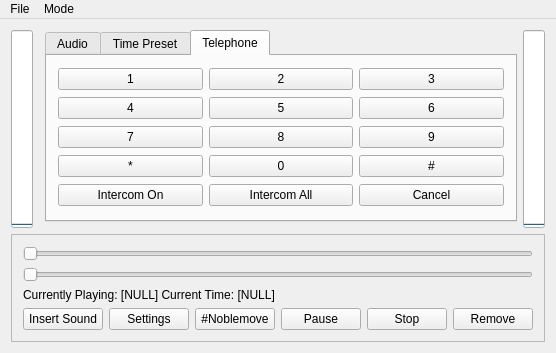
<?xml version="1.0" encoding="UTF-8"?>
<ui version="4.0">
 <class>MainWindow</class>
 <widget class="QMainWindow" name="MainWindow">
  <property name="geometry">
   <rect>
    <x>0</x>
    <y>0</y>
    <width>524</width>
    <height>353</height>
   </rect>
  </property>
  <property name="windowTitle">
   <string>MainWindow</string>
  </property>
  <widget class="QWidget" name="centralWidget">
   <layout class="QGridLayout" name="gridLayout_2">
    <item row="4" column="0" colspan="4">
     <widget class="QFrame" name="frame">
      <property name="statusTip">
       <string/>
      </property>
      <property name="frameShape">
       <enum>QFrame::StyledPanel</enum>
      </property>
      <property name="frameShadow">
       <enum>QFrame::Plain</enum>
      </property>
      <layout class="QGridLayout" name="gridLayout">
       <item row="4" column="5">
        <widget class="QPushButton" name="Remove_Button">
         <property name="text">
          <string>Remove</string>
         </property>
        </widget>
       </item>
       <item row="4" column="2">
        <widget class="QPushButton" name="Secret_Button">
         <property name="text">
          <string>#Noblemove</string>
         </property>
        </widget>
       </item>
       <item row="1" column="0" colspan="6">
        <widget class="QSlider" name="Time_Slider">
         <property name="orientation">
          <enum>Qt::Horizontal</enum>
         </property>
        </widget>
       </item>
       <item row="3" column="0" colspan="6">
        <widget class="QLabel" name="Status_Label">
         <property name="text">
          <string>Currently Playing: [NULL] Current Time: [NULL]</string>
         </property>
        </widget>
       </item>
       <item row="4" column="3">
        <widget class="QPushButton" name="Pause_Button">
         <property name="text">
          <string>Pause</string>
         </property>
        </widget>
       </item>
       <item row="4" column="0">
        <widget class="QPushButton" name="ISound_Button">
         <property name="text">
          <string>Insert Sound</string>
         </property>
        </widget>
       </item>
       <item row="4" column="4">
        <widget class="QPushButton" name="Stop_Button">
         <property name="text">
          <string>Stop</string>
         </property>
        </widget>
       </item>
       <item row="4" column="1">
        <widget class="QPushButton" name="Setting_Button">
         <property name="text">
          <string>Settings</string>
         </property>
        </widget>
       </item>
       <item row="0" column="0" colspan="6">
        <widget class="QSlider" name="Speed_Slider">
         <property name="enabled">
          <bool>true</bool>
         </property>
         <property name="minimum">
          <number>1</number>
         </property>
         <property name="maximum">
          <number>255</number>
         </property>
         <property name="orientation">
          <enum>Qt::Horizontal</enum>
         </property>
        </widget>
       </item>
      </layout>
     </widget>
    </item>
    <item row="1" column="0" rowspan="2">
     <widget class="QProgressBar" name="VU_Meter">
      <property name="maximum">
       <number>32</number>
      </property>
      <property name="value">
       <number>0</number>
      </property>
      <property name="textVisible">
       <bool>false</bool>
      </property>
      <property name="orientation">
       <enum>Qt::Vertical</enum>
      </property>
     </widget>
    </item>
    <item row="1" column="3" rowspan="2">
     <widget class="QProgressBar" name="VU_Meter_2">
      <property name="styleSheet">
       <string notr="true"/>
      </property>
      <property name="maximum">
       <number>32</number>
      </property>
      <property name="value">
       <number>0</number>
      </property>
      <property name="textVisible">
       <bool>false</bool>
      </property>
      <property name="orientation">
       <enum>Qt::Vertical</enum>
      </property>
     </widget>
    </item>
    <item row="1" column="2">
     <widget class="QTabWidget" name="tabWidget">
      <property name="currentIndex">
       <number>2</number>
      </property>
      <widget class="QWidget" name="Audio_Tab">
       <attribute name="title">
        <string>Audio</string>
       </attribute>
       <layout class="QGridLayout" name="gridLayout_3">
        <item row="4" column="1">
         <widget class="QPushButton" name="EPlaylist_Button">
          <property name="enabled">
           <bool>false</bool>
          </property>
          <property name="text">
           <string>Edit Playlist</string>
          </property>
         </widget>
        </item>
        <item row="0" column="2" rowspan="5">
         <widget class="QScrollArea" name="scrollArea">
          <property name="frameShape">
           <enum>QFrame::VLine</enum>
          </property>
          <property name="frameShadow">
           <enum>QFrame::Plain</enum>
          </property>
          <property name="lineWidth">
           <number>1</number>
          </property>
          <property name="verticalScrollBarPolicy">
           <enum>Qt::ScrollBarAlwaysOn</enum>
          </property>
          <property name="horizontalScrollBarPolicy">
           <enum>Qt::ScrollBarAlwaysOff</enum>
          </property>
          <property name="sizeAdjustPolicy">
           <enum>QAbstractScrollArea::AdjustIgnored</enum>
          </property>
          <property name="widgetResizable">
           <bool>true</bool>
          </property>
          <widget class="QWidget" name="scrollAreaWidgetContents">
           <property name="geometry">
            <rect>
             <x>0</x>
             <y>0</y>
             <width>322</width>
             <height>144</height>
            </rect>
           </property>
          </widget>
         </widget>
        </item>
        <item row="1" column="1">
         <widget class="QPushButton" name="Next_Button">
          <property name="text">
           <string>Next</string>
          </property>
         </widget>
        </item>
        <item row="2" column="1">
         <widget class="QPushButton" name="Previous_Button">
          <property name="text">
           <string>Previous</string>
          </property>
         </widget>
        </item>
        <item row="3" column="1">
         <widget class="QPushButton" name="random_Button">
          <property name="text">
           <string>Random</string>
          </property>
         </widget>
        </item>
       </layout>
      </widget>
      <widget class="QWidget" name="TimePreset_Tab">
       <attribute name="title">
        <string>Time Preset</string>
       </attribute>
       <layout class="QGridLayout" name="gridLayout_5">
        <item row="0" column="1" rowspan="3">
         <widget class="QScrollArea" name="scrollArea_2">
          <property name="widgetResizable">
           <bool>true</bool>
          </property>
          <widget class="QWidget" name="scrollAreaWidgetContents_2">
           <property name="geometry">
            <rect>
             <x>0</x>
             <y>0</y>
             <width>339</width>
             <height>144</height>
            </rect>
           </property>
          </widget>
         </widget>
        </item>
        <item row="2" column="0">
         <widget class="QPushButton" name="removeTime_Button">
          <property name="text">
           <string>Remove Time</string>
          </property>
         </widget>
        </item>
        <item row="1" column="0">
         <widget class="QPushButton" name="addTime_Button">
          <property name="text">
           <string>Add Time</string>
          </property>
         </widget>
        </item>
       </layout>
      </widget>
      <widget class="QWidget" name="Telephone_Tab">
       <attribute name="title">
        <string>Telephone</string>
       </attribute>
       <layout class="QGridLayout" name="gridLayout_4">
        <item row="1" column="2">
         <widget class="QPushButton" name="six_Button">
          <property name="text">
           <string>6</string>
          </property>
         </widget>
        </item>
        <item row="1" column="1">
         <widget class="QPushButton" name="five_Button">
          <property name="text">
           <string>5</string>
          </property>
         </widget>
        </item>
        <item row="0" column="0">
         <widget class="QPushButton" name="one_Button">
          <property name="text">
           <string>1</string>
          </property>
         </widget>
        </item>
        <item row="2" column="2">
         <widget class="QPushButton" name="nine_Button">
          <property name="text">
           <string>9</string>
          </property>
         </widget>
        </item>
        <item row="0" column="1">
         <widget class="QPushButton" name="two_Button">
          <property name="text">
           <string>2</string>
          </property>
         </widget>
        </item>
        <item row="1" column="0">
         <widget class="QPushButton" name="four_Button">
          <property name="text">
           <string>4</string>
          </property>
         </widget>
        </item>
        <item row="2" column="0">
         <widget class="QPushButton" name="seven_Button">
          <property name="text">
           <string>7</string>
          </property>
         </widget>
        </item>
        <item row="3" column="0">
         <widget class="QPushButton" name="asterisk_Button">
          <property name="text">
           <string>*</string>
          </property>
         </widget>
        </item>
        <item row="3" column="1">
         <widget class="QPushButton" name="zero_Button">
          <property name="text">
           <string>0</string>
          </property>
         </widget>
        </item>
        <item row="2" column="1">
         <widget class="QPushButton" name="eight_Button">
          <property name="text">
           <string>8</string>
          </property>
         </widget>
        </item>
        <item row="0" column="2">
         <widget class="QPushButton" name="three_Button">
          <property name="text">
           <string>3</string>
          </property>
         </widget>
        </item>
        <item row="3" column="2">
         <widget class="QPushButton" name="hash_Button">
          <property name="text">
           <string>#</string>
          </property>
         </widget>
        </item>
        <item row="4" column="0">
         <widget class="QPushButton" name="intercomOn_Button">
          <property name="text">
           <string>Intercom On</string>
          </property>
         </widget>
        </item>
        <item row="4" column="1">
         <widget class="QPushButton" name="intercomAll_Button">
          <property name="text">
           <string>Intercom All</string>
          </property>
         </widget>
        </item>
        <item row="4" column="2">
         <widget class="QPushButton" name="intercomCancel_Button">
          <property name="text">
           <string>Cancel</string>
          </property>
         </widget>
        </item>
       </layout>
      </widget>
     </widget>
    </item>
   </layout>
  </widget>
  <widget class="QMenuBar" name="menuBar">
   <property name="geometry">
    <rect>
     <x>0</x>
     <y>0</y>
     <width>524</width>
     <height>21</height>
    </rect>
   </property>
   <widget class="QMenu" name="menuFile">
    <property name="title">
     <string>File</string>
    </property>
    <addaction name="actionInsert_Sound"/>
    <addaction name="actionOpen_Preset"/>
    <addaction name="actionSave_Preset"/>
   </widget>
   <widget class="QMenu" name="menuMode">
    <property name="title">
     <string>Mode</string>
    </property>
    <addaction name="actionSoundBoard_Mode"/>
    <addaction name="actionPlaylist_Mode"/>
   </widget>
   <addaction name="menuFile"/>
   <addaction name="menuMode"/>
  </widget>
  <action name="actionOpen_Preset">
   <property name="text">
    <string>Open Preset</string>
   </property>
  </action>
  <action name="actionSave_Preset">
   <property name="text">
    <string>Save Preset</string>
   </property>
  </action>
  <action name="actionSoundBoard_Mode">
   <property name="text">
    <string>Soundboard Mode</string>
   </property>
  </action>
  <action name="actionPlaylist_Mode">
   <property name="text">
    <string>Playlist Mode</string>
   </property>
  </action>
  <action name="actionInsert_Sound">
   <property name="text">
    <string>Insert Sound</string>
   </property>
  </action>
 </widget>
 <layoutdefault spacing="6" margin="11"/>
 <resources/>
 <connections/>
</ui>
